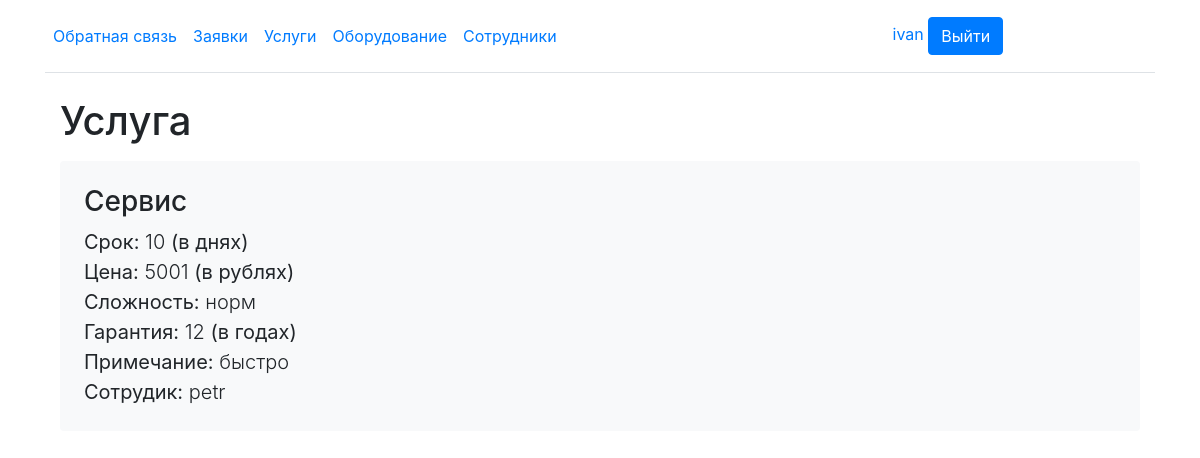
The page /works/1/ (signed in) on the database its author committed.
### zavod/models.py (models this page shows, shortened)
class Work(models.Model):
    name = models.CharField(max_length=255)
    duration = models.IntegerField(blank=False)
    price = models.IntegerField(default=0)
    difficult = models.CharField(max_length=255)
    note = models.TextField(max_length=255)
    garantiya = models.IntegerField(default=1)
    id_employee = models.ForeignKey(User, on_delete=models.PROTECT, null=True)

### zavod/views.py (the view)
# urls.py: path('works/<int:pk>/', ShowWork.as_view(), name='work'),
class ShowWork(LoginRequiredMixin,DataMixin,DetailView):
    login_url = 'login/'
    redirect_field_name = ''
    model = Work
    context_object_name = 'post'
    template_name = 'work.html'
    def get_context_data(self, *, object_list=None, **kwargs):
        context = super().get_context_data(**kwargs)
        c_def = self.get_user_context(title='Услуга')
        return dict(list(context.items()) + list(c_def.items()))

### zavod/utils.py (called while the page is built, shortened)
    def get_user_context(self, **kwargs):
        context = kwargs
        user_menu = menu.copy()
        if self.request.user.groups.all().exists() and str(self.request.user.groups.all()[0]) == 'clients':
            user_menu.pop(6)
            user_menu.pop(6)
            user_menu.pop(6)
        context['menu'] = user_menu
        return context

### zavod/templates/work.html
{% extends 'base.html' %}
{% block content %}
<main class="container">
    <h1 class="pb-2">{{title}}</h1>
    <div class="bg-body-tertiary p-4 rounded mb-4" style="background-color: #f8f9fa;">
        <h3>{{post.name}}</h3>
        <div class="lead">
            <div><strong>Срок:</strong> {{post.duration}}<strong> (в днях)</strong></div>
            <div><strong>Цена:</strong> {{post.price}}<strong> (в рублях)</strong></div>
            <div><strong>Сложность:</strong> {{post.difficult}}</div>
                <div><strong>Гарантия:</strong> {{post.garantiya}}<strong> (в годах)</strong></div>
            <div><strong>Примечание:</strong> {{post.note}}</div>
            <div><strong>Сотрудик:</strong>
                {% if post.id_employee %}
                    {{ post.id_employee }}
                {% else %}
                    не назначен
                {% endif %}
            </div>
        </div>
    </div>
</main>
{% endblock %}

### zavod/templates/base.html (shortened to what this page needs)
<!DOCTYPE html>
<html>
<head>
    {% load static %}
    <link rel="stylesheet" href=" {% static 'css/style.css' %}">
    <link rel="stylesheet" href=" {% static 'bootstrap/css/bootstrap.min.css' %}">
</head>
<body>
{% block mainmenu %}
<div class="container">
    <header class="d-flex flex-wrap align-items-center justify-content-center justify-content-md-between py-3 mb-4 border-bottom">
        <ul class="nav col-12 col-md-auto mb-2 justify-content-center mb-md-0">
            {% if request.user.is_authenticated %}
                <li><a class="nav-link px-2" href="{% url 'contact' %}">Обратная связь</a></li>
                <li><a class="nav-link px-2" href="{% url 'requestsJob' %}">Заявки</a></li>
                <li><a class="nav-link px-2" href="{% url 'works' %}">Услуги</a></li>
                <li><a class="nav-link px-2" href="{% url 'home' %}">Оборудование</a></li>
                {% if perms.zavod.change_work %}
                    <li><a class="nav-link px-2" href="{% url 'employees' %}">Сотрудники</a></li>
                {%endif%}
            {% else %}
                <li><a class="nav-link px-2" href="{% url 'about' %}">О сайте</a></li>
                <li><a class="nav-link px-2" href="{% url 'contact' %}">Обратная связь</a></li>
            {% endif %}
        </ul>
        <div class="col-md-3 text-end">
            {% if request.user.is_authenticated %}
                <span class="me-2" style="text-decoration: none; color: #007bff;">{{user.username}}</span>
                <a type="button" class="btn btn-primary" href="{% url 'logout' %}">Выйти</a>
            {% else %}
                <a type="button" class="btn btn-outline-primary me-2" href="{% url 'register' %}">Регистрация</a>
                <a type="button" class="btn btn-primary" href="{% url 'login' %}">Войти</a>
            {% endif %}
        </div>
    </header>
    {% endblock mainmenu %}
    {% block content %}
    {% endblock %}
</div>
</body>
</html>

### diplom/static/css/style.css (style rules this page uses)
body { background: #2c2c2c; }

### rows shown on the page
Work: name "Сервис", duration "10", price "5001", difficult "норм", garantiya "12", note "быстро", id_employee "petr"

### other values the page prints
{{ user.username }} "ivan"
{{ title }} "Услуга"
